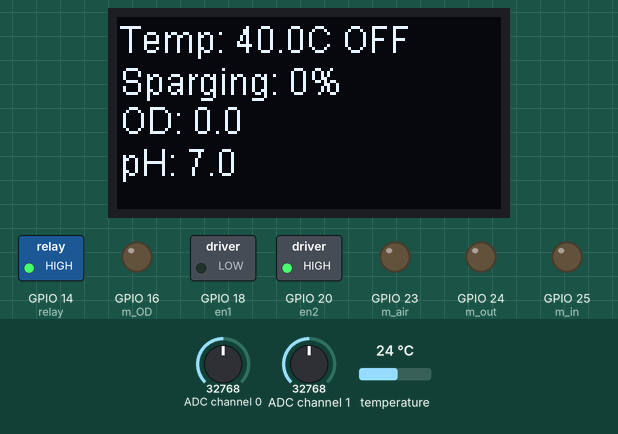
Recording of a program running on a simulated Raspberry Pi (BCM pin numbers). Shown: 128×64 one-colour display, switched loads named in the program (green lamp = pin HIGH), output pins drawn as LEDs (lit = HIGH). The test bench sets the inputs (shaded band); at power-on: ADC channel 0 = 32768, temperature 24 °C, ADC channel 1 = 32768 (analog values on the 0–65535 scale). The clock reads 2024-03-15 10:24:30 at power-on unless the program sets it; files the program writes start out absent; text uses the font file from the repository; threads take turns every 2 ms; pins used as bus, display or sensor lines are not drawn; what the program prints to the terminal is not drawn.

Above: at 1.2 s.
1.3 s: ADC channel 0 set to 40736
At 7.2 s:
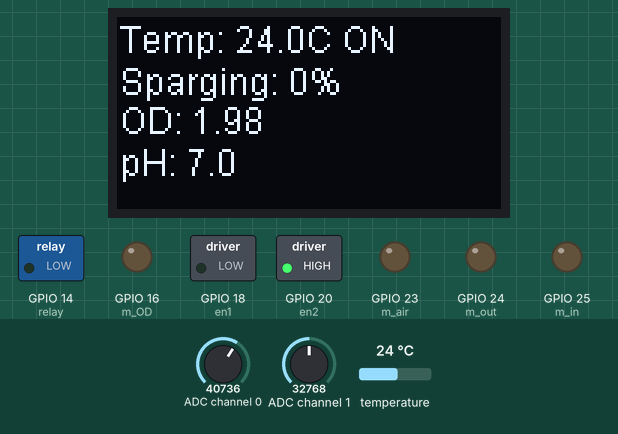
7.8 s: ADC channel 0 set to 42096
9.3 s: temperature set to 12 °C
At 16.7 s:
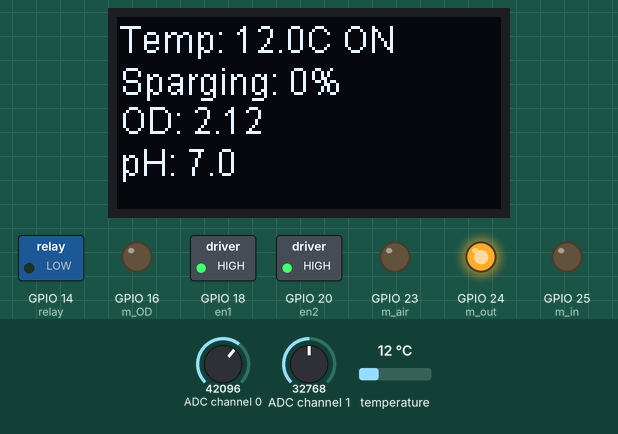
16.8 s: temperature set to 19 °C
At 19.3 s:
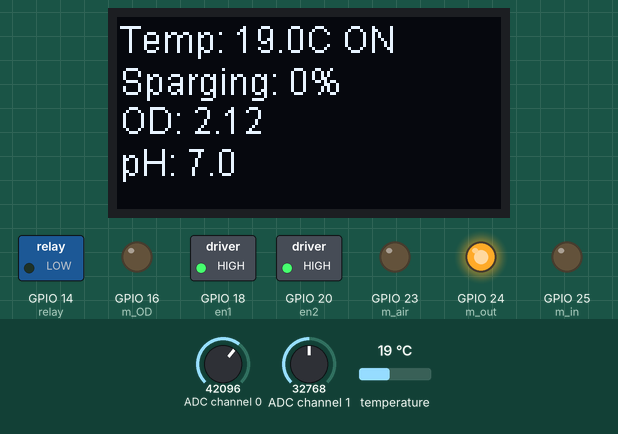
Timing chart, 0 to 20.8 s (numbered marks = the images above; inputs shaded):
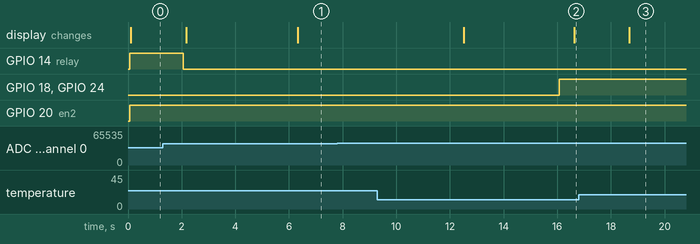

The program:

chemostat_threading_code.py
```python
'''
chemostat code
Drew Porter
12-6-19
'''
'''
TODO
- fit everything in lid
- design controller container
- calibrate optical density
- web interface
'''

import busio
import threading
import adafruit_mcp3xxx.mcp3008 as MCP
from adafruit_mcp3xxx.analog_in import AnalogIn
import os
from datetime import datetime
import glob
import board
import time
import digitalio
from PIL import Image, ImageDraw, ImageFont
import adafruit_ssd1306
import RPi.GPIO as GPIO
import pigpio #this is just for the LED. using RPi.GPIO for everything
              # else as I didn't want to have to go through and
              # rewrite everything else
GPIO.setmode(GPIO.BCM)
GPIO.setwarnings(False)

pi = pigpio.pi() #connect to loccl pi

# setup for DS18B20 temperature probe
os.system('modprobe w1-gpio')
os.system('modprobe w1-therm')

base_dir = '/sys/bus/w1/devices/'
device_folder = glob.glob(base_dir + '28*')[0]
device_file = device_folder + '/w1_slave'

#Setup for the MCP3008 for the OD and pH functions
# create the spi bus
spi = busio.SPI(clock=board.SCK, MISO=board.MISO, MOSI=board.MOSI)
# create the cs (chip select)
cs = digitalio.DigitalInOut(board.D13)
# create the mcp object
mcp = MCP.MCP3008(spi, cs)

# initialize global variables for threading
temp = 40.0
setpoint_T = 37.0
pH = 7.00
optical_density = 0.00
setpoint_OD = 2
duty_cycle = 0
heat = 'OFF'
media = 'OFF'
run = True

def main():
    try:
        t1 = threading.Thread(target = get_temp,)
        t2 = threading.Thread(target = ph,)
        t3 = threading.Thread(target = OD,)
        t4 = threading.Thread(target = screen,)
        t5 = threading.Thread(target = heater,)
        t6 = threading.Thread(target = sparging,)
        t7 = threading.Thread(target = menu,)

        t1.daemon = True
        t2.daemon = True
        t3.daemon = True
        t4.daemon = True
        t5.daemon = True
        t6.daemon = True
        t7.daemon = True

        t1.start()
        t2.start()
        t3.start()
        t4.start()
        t5.start()
        t6.start()
        t7.start()

        now = datetime.now()
        date = now.strftime("%m-%d-%y_%H:%M:%S")
#         print ('\n',date)
#         file = open('{}.csv'.format(date),'w+')
        file = open('test.csv','w+')
        file.write('Chemostat run of {}'.format(date))
        file.write('\nTimestamp, Temperature, Temp Setpoint, Heater, pH, OD, OD Setpoint, Media, Sparging')

        time.sleep(2) # sleep to allow readings to settle

        # write data to a file
        while run == True:
            now1 = datetime.now()
            date1 = now1.strftime("%m-%d-%y_%H:%M:%S")

            file.write('\n{0},{1},{2},{3},{4},{5},{6},{7},{8}%,'.format(date1,
                    temp,setpoint_T,heat,pH,optical_density,setpoint_OD, media,duty_cycle))

            time.sleep(1)

    except KeyboardInterrupt:
        GPIO.cleanup()
        # turn off the led
        pi.write(12,0)
        pi.stop()
        file.close
        print ('Quit')

    GPIO.cleanup()
    #turn off the led
    pi.write(12,0)
    pi.stop()
    print ("Done")
    file.close()

def menu():
    global setpoint_T
    global setpoint_OD
    global duty_cycle
    global run

    while True:
        selection = int(input('Select the setpoint you would like to change.\n1: Temperature\n2: Sparging\n3: Optical Density\n4: Quit\n'))

        if selection == 1:
            print ('Current Setpoint:',setpoint_T,'C')
            setpoint_T = float(input('Enter the new temperature setpoint.\n'))

        if selection == 2:
            print ('Current percentage: ', duty_cycle,'%')
            duty_cycle = int(input('Desired sparging percentage (0-100).\n'))

        if selection == 3:
            print ('Current Setpoint: ', setpoint_OD)
            setpoint_OD = float(input('Enter the new optical density setpoint.\n'))

        if selection == 4:
            verify = str(input('Are you sure you want to quit? Y/N\n'))

            if (verify == 'Y' or verify == 'y'):
                run = False
            else:
                run = True
        else:
            print ("Invalid input, please enter the cooresponding number")

def sparging():
    global duty_cycle
    # setup pins for the sparger
    en2 = 20 # air pump enable
    m_air = 23 # air pump
    GPIO.setup(en2, GPIO.OUT)
    GPIO.setup(m_air, GPIO.OUT)
    speedair = GPIO.PWM(m_air, 1000)
    speedair.start(duty_cycle)

    GPIO.output(en2 , True)
    GPIO.output(m_air , True)

    previous = 0 # previous duty cycle value to check to
                 # see if it has beenchanged
    while True:
        if duty_cycle != previous:
            speedair.ChangeDutyCycle(duty_cycle)
            previous = duty_cycle
#         time.sleep(3)

def OD():
    global optical_density
    global media

    #setup the LED for optical density
    led = 12

    pi.set_mode(led, pigpio.ALT5)
    pi.set_PWM_range(led, 100) #range is now 0-100
    pi.set_PWM_frequency(led, 10000) #set the frequency

    # set up pins for peristaltic pumps for media
    en1 = 18 # media pump enable
    m_in = 25 # media in
    m_out = 24 # media out
    m_OD = 16 # OD pump
    GPIO.setup(en1, GPIO.OUT)
    GPIO.setup(m_in, GPIO.OUT)
    GPIO.setup(m_out, GPIO.OUT)
    GPIO.setup(m_OD, GPIO.OUT)
    GPIO.output(en1, False)
    GPIO.output(m_in, False)
    GPIO.output(m_out, False)
    GPIO.output(m_OD, False)

    # create an analog input channel on pin 1
    chan1 = AnalogIn(mcp, MCP.P0) #OD

    raw = [0,0,0,0,0,0,0,0,0,0]

#     while True:
    for d in range (1,101):

        summation = 0
        # turn on the LED and motor
#         GPIO.output(m_OD, True)
        pi.set_PWM_dutycycle(led, 5)

        # read 10 values at 0.5 sec intervals from the photoresistor
        for i in range (10):
            raw[i] = chan1.voltage
            time.sleep(0.5)

        pi.set_PWM_dutycycle(led , 0) # turn off the LED
        GPIO.output(m_OD, False)      # and motor

        # go through and order the readings from smallest to largest
        for i in range (10):
            for j in range (i+1, 10):
                if raw[i]>raw[j]: # go through and order the readings from smallest to largest
                    #temp = raw[i]
                    #raw[i] = raw[j]
                    #raw[i] = temp
                    raw[i], raw[j] = raw[j], raw[i]

        # average the middle six readings together
        for i in range (2,8):
            summation += raw[i]
        average = summation / 6

        optical_density = round(average,2)
        print (d, optical_density)

        # change out media if the OD is higher than the setpoint
        if optical_density > setpoint_OD:
            media = 'IN'
            GPIO.output(en1 , True)
            GPIO.output(m_out , True)
            time.sleep(10)
            media = 'OUT'
            GPIO.output(m_out, False)
            GPIO.output(m_in, True)
            time.sleep(10)
            media = 'OFF'
            GPIO.output(en1 , False)
            GPIO.output(m_in , False)

        time.sleep(.1*60) # take OD every minute. Also allows for
                         # new media to mix well and give accurate
                         # readings

def ph():
    global pH
    # create an analog input channel on pin 2
    chan2 = AnalogIn(mcp, MCP.P1) # pH

    # values from calibration
    v4 = 1.9870127412832845 # voltage for pH 4, format (x1,y1) = (voltage, pH)
    v10 = 1.3067801937895778 # voltage for pH 10, format (x2,y2) = (voltage, pH)
    slope = (10-4)/(v10-v4) # (y2-y1/x2-x1)

    raw = [0,0,0,0,0,0,0,0,0,0] # initialize an array for the raw values

    while True:
        summation = 0

        # read 10 values at 0.5 sec intervals from the pH probe
        for i in range (10):
            raw[i] = chan2.voltage
            time.sleep(0.5)

        # go through and order the readings from smallest to largest
        for i in range (10):
            for j in range (i+1, 10):
                if raw[i]>raw[j]: # go through and order the readings from smallest to largest
                    #temp = raw[i]
                    #raw[i] = raw[j]
                    #raw[i] = temp
                    raw[i], raw[j] = raw[j], raw[i]

        # average the middle six readings together
        for i in range (2,8):
            summation += raw[i]
        average = summation / 6
        # y = y1 + m(x-x1)
        pH = round(10 + slope*(average - v10),2)  # use point slope from calibration to determine ph value

        time.sleep(15)

def screen():
    global temp
    global pH
    global optical_density
    global heat

    # setup for the screen
    # Using for SPI
    spi = board.SPI()
    oled_reset = digitalio.DigitalInOut(board.D17)
    oled_cs = digitalio.DigitalInOut(board.D5)
    oled_dc = digitalio.DigitalInOut(board.D6)
    oled = adafruit_ssd1306.SSD1306_SPI(128, 64, spi, oled_dc, oled_reset, oled_cs)

    # Load font.
    font = ImageFont.truetype('arial.ttf', 12)

    while True:
        # Create blank image for drawing.
        # Make sure to create image with mode '1' for 1-bit color.
        image = Image.new('1', (oled.width, oled.height))
        # Get drawing object to draw on image.
        draw = ImageDraw.Draw(image)
        # Draw Some Text
        draw.text((1, 1), 'Temp: '+ str(temp)+'C '+heat, font=font, fill=255)
        draw.text((1, 15), 'Sparging: '+ str(duty_cycle)+'%', font=font, fill=255)
        draw.text((1, 28), 'OD: ' + str(optical_density), font=font, fill=255)
        draw.text((1, 42), 'pH: ' + str(pH), font=font, fill=255)

        # Display image
        oled.image(image)
        oled.show()
        time.sleep(2)

def read_temp_raw():
    f = open(device_file, 'r')
    lines = f.readlines()
    f.close()
    return lines

def read_temp():
    lines = read_temp_raw()
    while lines[0].strip()[-3:] != 'YES':
        time.sleep(0.2)
        lines = read_temp_raw()
    equals_pos = lines[1].find('t=')
    if equals_pos != -1:
        temp_string = lines[1][equals_pos+2:]
        temp_c = float(temp_string) / 1000.0
        #temp_f = temp_c * 9.0 / 5.0 + 32.0

        return temp_c

# for some reason threading wont work with the read_temp function
# this function allows temperature to be read in a thread
def get_temp():
    global temp

    while True:
        temp = round(read_temp(),2)
        time.sleep(2)

def heater():
    global heat
    global temp
    global setpoint_T

    #setup the relay
    relay = 14
    GPIO.setup(relay, GPIO.OUT)
    GPIO.output(relay, True)

    while True:
        if temp > setpoint_T:
            GPIO.output(relay, True) # set relay to off
            heat = 'OFF'
        if temp < setpoint_T:
            GPIO.output(relay, False) # set relay to on
            heat = 'ON'
        time.sleep(2)

main()
```

Measured:
- after the input at 7.8 s, every drawn part: stays the same
- after the input at 9.3 s, the display: first changes after 3.2 s (image 2 shows a later state)
- after the input at 16.8 s, the display: changes after 1.9 s (image 3)
